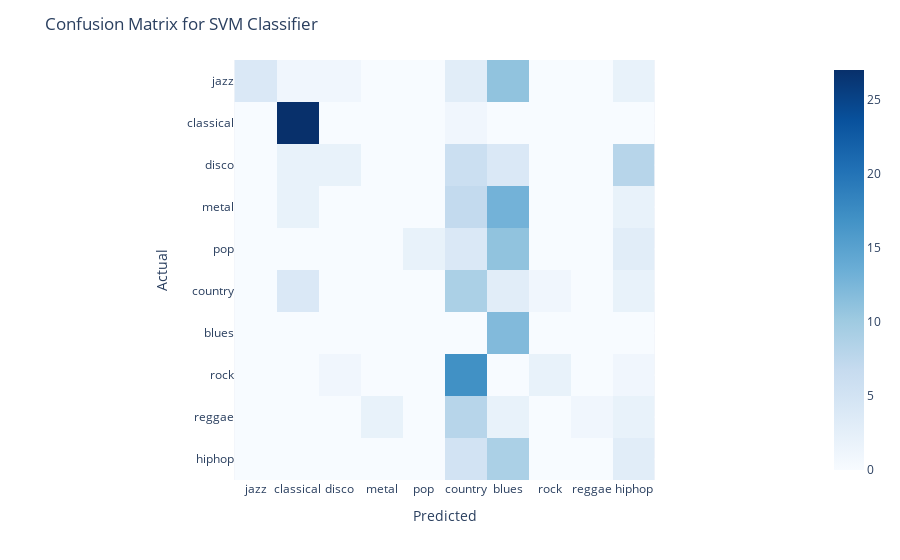

The notebook cell this image was saved under:
### Markdown cell above
## KNN

A KNN classifier is a simple model that classifies a data point based on the class of its nearest neighbors.
The number of neighbors to consider is a hyperparameter, and should be tuned to find the optimal value.
The first music genre classification blogpost I came over used a KNN classifier, so I thought it would be fun to try it here, and compare against the other simple models.

We will use the `KNeighborsClassifier` from `sklearn.neighbors` to train our model.

### Code cell
# Initialize the KNN classifier with a specified number of neighbors (e.g., 5)
knn_classifier = KNeighborsClassifier()

# Train the classifier
knn_classifier.fit(X_train, y_train)

# Make predictions on the test data
predictions = knn_classifier.predict(X_test)

# Evaluate 
knn_accuracy = accuracy_score(y_test, predictions)
knn_f1_score = f1_score(y_test, predictions, average='weighted')
knn_confusion_matrix = confusion_matrix(y_test, predictions)
knn_classification_report = classification_report(y_test, predictions)

print("Accuracy:", knn_accuracy)
print("F1 Score:", knn_f1_score)
print("Classification Report:\n", knn_classification_report)
plot_confusion_matrix(knn_confusion_matrix, title="Confusion Matrix for KNN Classifier")

### Figure 1 — Plotly figure (JSON) as saved in the notebook; plotly's stock layout.template omitted (floating-point values rounded to 4 significant figures)
{"data": [{"coloraxis": "coloraxis", "hovertemplate": "x: %{x}<br>y: %{y}<br>color: %{z}<extra></extra>", "name": "0", "type": "heatmap", "x": ["jazz", "classical", "disco", "metal", "pop", "country", "blues", "rock", "reggae", "hiphop"], "xaxis": "x", "y": ["jazz", "classical", "disco", "metal", "pop", "country", "blues", "rock", "reggae", "hiphop"], "yaxis": "y", "z": [[4, 1, 1, 0, 0, 3, 11, 0, 0, 2], [0, 27, 0, 0, 0, 1, 0, 0, 0, 0], [0, 2, 2, 0, 0, 6, 4, 0, 0, 8], [0, 2, 0, 0, 0, 7, 13, 0, 0, 2], [0, 0, 0, 0, 2, 4, 11, 0, 0, 3], [0, 4, 0, 0, 0, 9, 3, 1, 0, 2], [0, 0, 0, 0, 0, 0, 12, 0, 0, 0], [0, 0, 1, 0, 0, 17, 0, 2, 0, 1], [0, 0, 0, 2, 0, 8, 2, 0, 1, 2], [0, 0, 0, 0, 0, 5, 9, 0, 0, 3]]}], "layout": {"coloraxis": {"colorscale": [[0, "rgb(247,251,255)"], [0.125, "rgb(222,235,247)"], [0.25, "rgb(198,219,239)"], [0.375, "rgb(158,202,225)"], [0.5, "rgb(107,174,214)"], [0.625, "rgb(66,146,198)"], [0.75, "rgb(33,113,181)"], [0.875, "rgb(8,81,156)"], [1, "rgb(8,48,107)"]]}, "margin": {"t": 60}, "title": {"text": "Confusion Matrix for SVM Classifier"}, "xaxis": {"anchor": "y", "constrain": "domain", "domain": [0, 1], "scaleanchor": "y", "title": {"text": "Predicted"}}, "yaxis": {"anchor": "x", "autorange": "reversed", "constrain": "domain", "domain": [0, 1], "title": {"text": "Actual"}}}}
